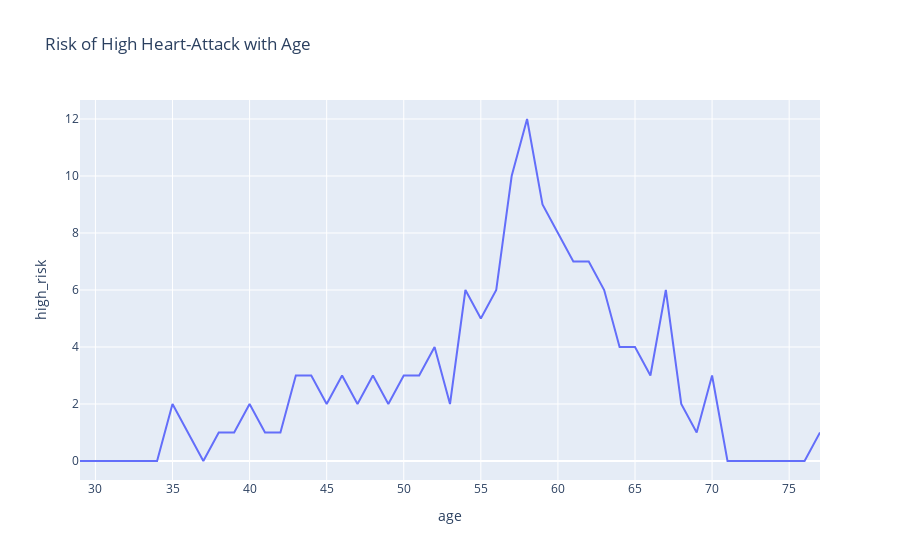

Write notebook code for a chart like this one.
### Markdown cell above
**Presenting graphs of continuous numerical columns with Age**

### Code cell
graphh=pd.crosstab(df["age"],df["target"]).reset_index()

graphh.columns=["age","high_risk","low_risk"]

px.line(graphh,graphh["age"],graphh["high_risk"],title="Risk of High Heart-Attack with Age")

### Figure 1 — Plotly figure (JSON) as saved in the notebook; plotly's stock layout.template omitted (floating-point values rounded to 4 significant figures)
{"data": [{"hovertemplate": "age=%{x}<br>high_risk=%{y}<extra></extra>", "legendgroup": "", "line": {"color": "#636efa", "dash": "solid"}, "mode": "lines", "name": "", "orientation": "v", "showlegend": false, "type": "scatter", "x": [29, 34, 35, 37, 38, 39, 40, 41, 42, 43, 44, 45, 46, 47, 48, 49, 50, 51, 52, 53, 54, 55, 56, 57, 58, 59, 60, 61, 62, 63, 64, 65, 66, 67, 68, 69, 70, 71, 74, 76, 77], "xaxis": "x", "y": [0, 0, 2, 0, 1, 1, 2, 1, 1, 3, 3, 2, 3, 2, 3, 2, 3, 3, 4, 2, 6, 5, 6, 10, 12, 9, 8, 7, 7, 6, 4, 4, 3, 6, 2, 1, 3, 0, 0, 0, 1], "yaxis": "y"}], "layout": {"legend": {"tracegroupgap": 0}, "title": {"text": "Risk of High Heart-Attack with Age"}, "xaxis": {"anchor": "y", "domain": [0, 1], "title": {"text": "age"}}, "yaxis": {"anchor": "x", "domain": [0, 1], "title": {"text": "high_risk"}}}}
